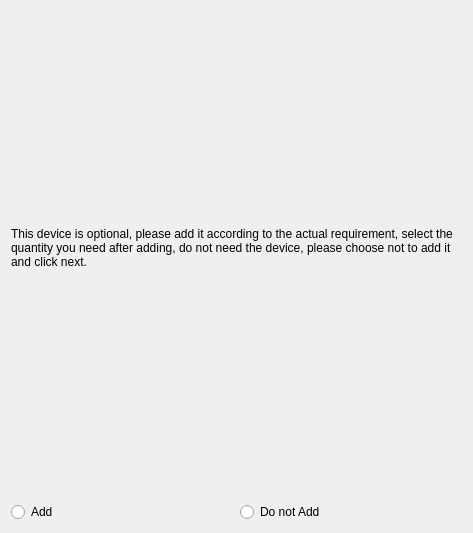
<?xml version="1.0" encoding="UTF-8"?>
<ui version="4.0">
 <class>GuidUltrasonicSetting</class>
 <widget class="QWidget" name="GuidUltrasonicSetting">
  <property name="geometry">
   <rect>
    <x>0</x>
    <y>0</y>
    <width>473</width>
    <height>533</height>
   </rect>
  </property>
  <property name="windowTitle">
   <string>Form</string>
  </property>
  <layout class="QVBoxLayout" name="verticalLayout" stretch="1,1,8">
   <property name="topMargin">
    <number>0</number>
   </property>
   <item>
    <widget class="QLabel" name="label">
     <property name="text">
      <string>This device is optional, please add it according to the actual requirement, select the quantity you need after adding, do not need the device, please choose not to add it and click next.</string>
     </property>
     <property name="wordWrap">
      <bool>true</bool>
     </property>
    </widget>
   </item>
   <item>
    <layout class="QHBoxLayout" name="horizontalLayout_3">
     <item>
      <widget class="QRadioButton" name="radioButton_set">
       <property name="text">
        <string>Add</string>
       </property>
      </widget>
     </item>
     <item>
      <widget class="QRadioButton" name="radioButton_ignore">
       <property name="text">
        <string>Do not Add</string>
       </property>
      </widget>
     </item>
    </layout>
   </item>
   <item>
    <layout class="QVBoxLayout" name="vLayout_content"/>
   </item>
  </layout>
 </widget>
 <resources/>
 <connections/>
</ui>
